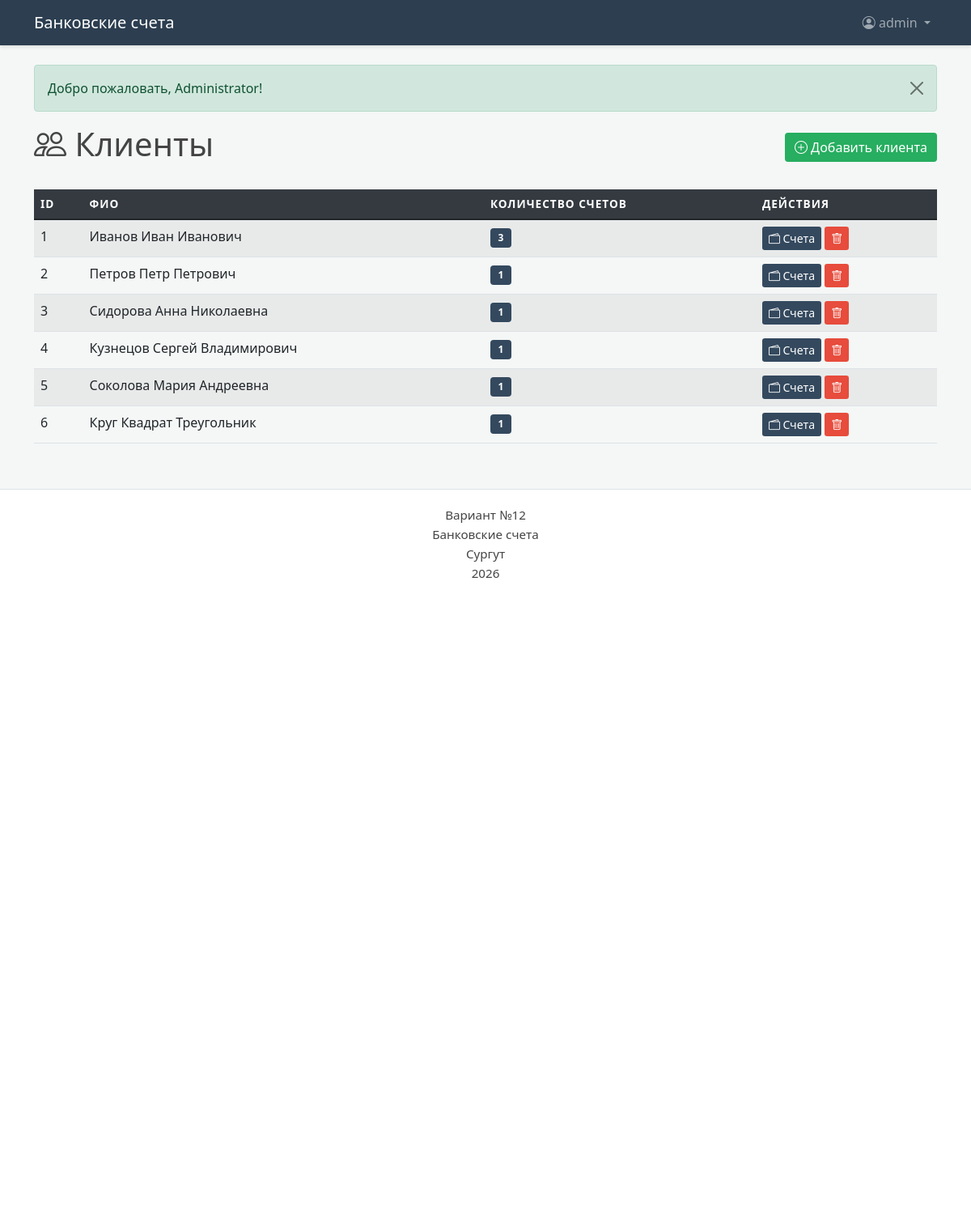
The page /clients.php (signed in) on the database its author committed.
### clients.php (the view, shortened to what this page needs)
<?php
require_once 'dbconnect.php';
$clients = $pdo->query("SELECT * FROM сlients ORDER BY id")->fetchAll();
include 'header.php';
?>
<div class="d-flex justify-content-between align-items-center mb-4">
    <h1><i class="bi bi-people"></i> Клиенты</h1>
    <a href="clients_add.php" class="btn btn-add">
        <i class="bi bi-plus-circle"></i> Добавить клиента
    </a>
</div>
<div class="table-responsive">
    <table class="table table-striped table-hover">
        <thead>
            <tr>
                <th>ID</th>
                <th>ФИО</th>
                <th>Количество счетов</th>
                <th>Действия</th>
            </tr>
        </thead>
        <tbody>
            <?php foreach ($clients as $client):
                $count = $pdo->prepare("SELECT COUNT(*) FROM wallet WHERE id_client = ?");
                $count->execute([$client['id']]);
                $wallets_count = $count->fetchColumn();
            ?>
            <tr>
                <td><?= $client['id'] ?></td>
                <td><?= htmlspecialchars($client['full_name']) ?></td>
                <td><span class="badge badge-custom"><?= $wallets_count ?></span></td>
                <td>
                    <a href="wallets.php?client_id=<?= $client['id'] ?>" class="btn btn-sm btn-action">
                        <i class="bi bi-wallet2"></i> Счета
                    </a>
                    <a href="clients_delete.php?id=<?= $client['id'] ?>"
                       class="btn btn-sm btn-delete"
                       onclick="return confirm('Удалить клиента?')">
                        <i class="bi bi-trash"></i>
                    </a>
                </td>
            </tr>
            <?php endforeach; ?>
        </tbody>
    </table>
</div>
<?php include 'footer.php'; ?>

### header.php (shortened to what this page needs)
<!DOCTYPE html>
<html lang="ru">
<head>
    <link rel="stylesheet" href="https://cdn.jsdelivr.net/npm/bootstrap@5.1.3/dist/css/bootstrap.min.css">
    <link rel="stylesheet" href="https://cdn.jsdelivr.net/npm/bootstrap-icons@1.8.1/font/bootstrap-icons.css">
    <link rel="stylesheet" href="style.css">
</head>
<body>
    <?php include 'menu.php'; ?>
    <div class="container my-4">
    <?php include 'message.php'; ?>

### menu.php (shortened to what this page needs)
<nav class="navbar navbar-expand-lg navbar-dark navbar-custom">
    <div class="container">
        <a class="navbar-brand" href="index.php"> Банковские счета </a>
        <div class="collapse navbar-collapse" id="navbarNav">
            <ul class="navbar-nav">
                <li class="nav-item dropdown">
                    <a class="nav-link dropdown-toggle" href="#" data-bs-toggle="dropdown">
                        <i class="bi bi-person-circle"></i> <?= htmlspecialchars($_SESSION['username'] ?? 'User') ?>
                    </a>
                </li>
            </ul>
        </div>
    </div>
</nav>

### message.php (shortened to what this page needs)
<?php if (isset($_SESSION['message'])): ?>
    <div class="alert alert-<?= $_SESSION['message_type'] ?? 'info' ?> alert-dismissible fade show" role="alert">
        <?= $_SESSION['message'] ?>
        <button type="button" class="btn-close" data-bs-dismiss="alert"></button>
    </div>
<?php endif; ?>

### footer.php (shortened to what this page needs)
    </div>
    <div class="footer">
       <div class="container text-center">
        <p>Вариант №12</p>
        <p>Банковские счета</p>
        <p>Сургут</p>
        <p>2026</p>
    </div>
    </div>
</body>
</html>

### style.css (style rules this page uses)
body { background-color: #f4f7f6; color: #444; font-family: 'Segoe UI', Roboto, Helvetica, Arial, sans-serif; }
.navbar-custom { background-color: #2c3e50 !important; box-shadow: 0 2px 4px rgba(0,0,0,0.1); }
.table thead th { background-color: #343a40; color: white; border: none; text-transform: uppercase; font-size: 0.85rem; letter-spacing: 1px; }
.badge-custom { background-color: #34495e !important; color: white; padding: 0.5em 0.8em; }
.footer { margin-top: 40px; background: white; border-top: 1px solid #dee2e6; color: #444; text-align: center; padding: 20px 0 800px; }
.footer p { margin-bottom: 1px; font-size: 0.95rem; }
.btn-action { background-color: #34495e !important; color: white !important; border: none !important; transition: all 0.2s ease; }
.btn-delete { background-color: #e74c3c !important; color: white !important; border: none !important; }
.btn-add { background-color: #27ae60 !important; color: white !important; border: none !important; }

### rows shown on the page
сlients: id "1", full_name "Иванов Иван Иванович", wallets_count "3"
сlients: id "2", full_name "Петров Петр Петрович", wallets_count "1"
сlients: id "3", full_name "Сидорова Анна Николаевна", wallets_count "1"
сlients: id "4", full_name "Кузнецов Сергей Владимирович", wallets_count "1"
сlients: id "5", full_name "Соколова Мария Андреевна", wallets_count "1"
сlients: id "6", full_name "Круг Квадрат Треугольник", wallets_count "1"

### other values the page prints
$_SESSION['username'] "admin"
$_SESSION['message'] "Добро пожаловать, Administrator!"
